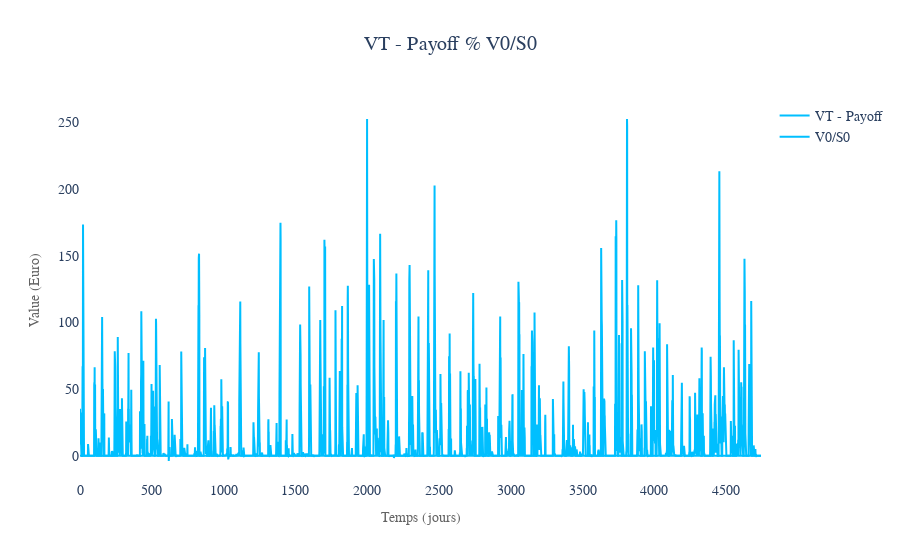

Notebook code for this chart:
### Code cell
Valeur_portefeuille = VT
Payoff =  Payoff
Diff = [Valeur_portefeuille[i] - Payoff[i] for i in range(len(Payoff))]
V0S0 = np.divide(V0, S0)

fig = go.Figure(data=[go.Scatter(x=np.arange(0,len(Valeur_portefeuille),1), y=Diff, name='VT - Payoff',
                                 line=dict(color='#339933'), marker=dict(color='#339933')),
                      go.Scatter(x=np.arange(0,len(Valeur_portefeuille),1), y=V0S0, name='V0/S0',
                                 line=dict(color='red'), marker=dict(color='red'))])

fig.update_layout(title='VT - Payoff % V0/S0',
                  xaxis_title='Temps (jours)',
                  yaxis_title='Value (Euro)',
                  paper_bgcolor='rgba(0,0,0,0)',
                  plot_bgcolor='rgba(0,0,0,0)',
                  xaxis=dict(showgrid=False),
                  yaxis=dict(showgrid=False))
fig.update_layout(font=dict(family='Courier New, monospace', size=14))


fig.update_traces(line=dict(color='#00BFFF', width=2))

fig.update_layout(xaxis_title_font_color='#636363',
                  yaxis_title_font_color='#636363',
                  xaxis_title_font=dict(family='Verdana', size=14, color='#636363'),
                  yaxis_title_font=dict(family='Verdana', size=14, color='#636363'),
                  title_x = 0.5)
fig.show()
print(sum(Diff))
print(sum(V0S0))

### Figure 1 — Plotly figure (JSON) as saved in the notebook; plotly's stock layout.template omitted (floating-point values rounded to 4 significant figures; data arrays with more than 128 entries replaced by an {"elided": "..."} marker saying what was removed)
{"data": [{"line": {"color": "#00BFFF", "width": 2}, "marker": {"color": "#339933"}, "name": "VT - Payoff", "type": "scatter", "x": {"elided": "4743 int values"}, "y": {"elided": "4743 float values"}}, {"line": {"color": "#00BFFF", "width": 2}, "marker": {"color": "red"}, "name": "V0/S0", "type": "scatter", "x": {"elided": "4743 int values"}, "y": {"elided": "4743 float values"}}], "layout": {"font": {"family": "Courier New, monospace", "size": 14}, "paper_bgcolor": "rgba(0,0,0,0)", "plot_bgcolor": "rgba(0,0,0,0)", "title": {"text": "VT - Payoff % V0/S0", "x": 0.5}, "xaxis": {"showgrid": false, "title": {"font": {"color": "#636363", "family": "Verdana", "size": 14}, "text": "Temps (jours)"}}, "yaxis": {"showgrid": false, "title": {"font": {"color": "#636363", "family": "Verdana", "size": 14}, "text": "Value (Euro)"}}}}
